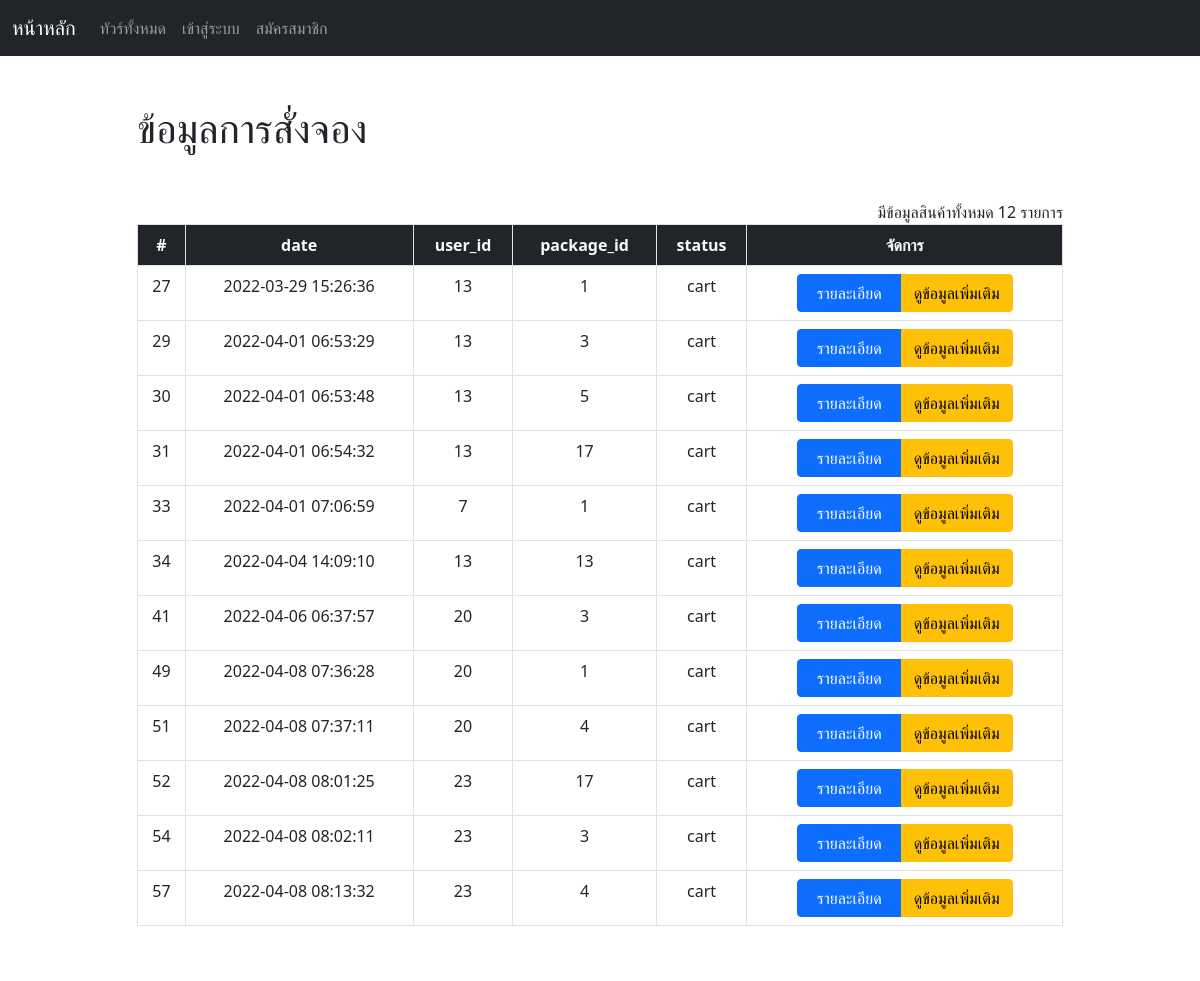
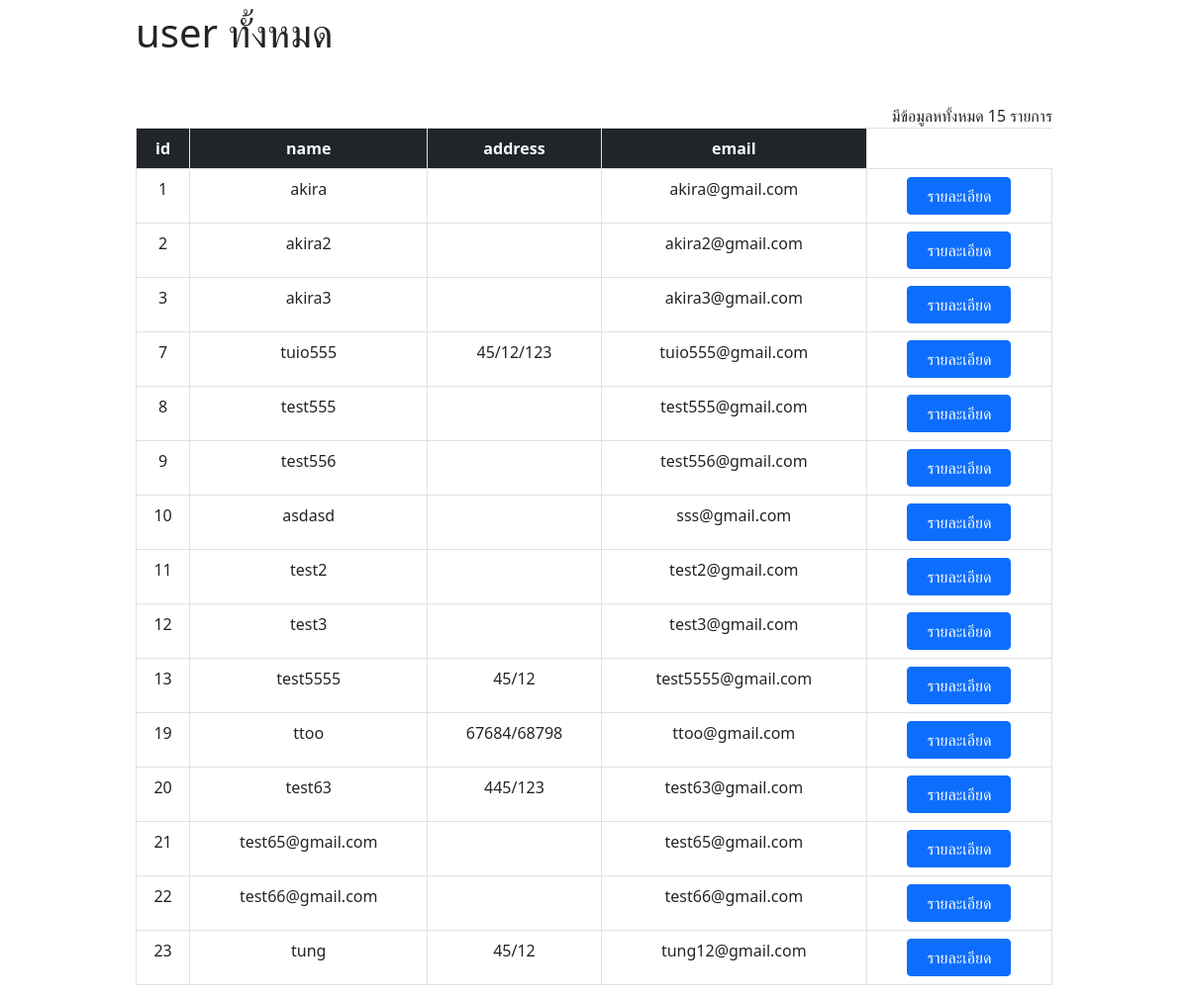
The page /admin-order.php on the database its author committed (2 pictures, top to bottom).
### tables this page shows
CREATE TABLE `tb_order` (
  `order_id` int(11) NOT NULL,
  `date` timestamp NOT NULL DEFAULT current_timestamp() ON UPDATE current_timestamp(),
  `user_id` int(11) NOT NULL,
  `package_id` int(11) NOT NULL,
  `status` enum('cart','complete') NOT NULL DEFAULT 'cart'
);

CREATE TABLE `tb_user` (
  `user_id` int(11) NOT NULL,
  `name` varchar(100) NOT NULL,
  `bdate` date NOT NULL,
  `address` varchar(255) NOT NULL,
  `email` varchar(100) NOT NULL,
  `password` varchar(100) NOT NULL,
  `phone` int(10) NOT NULL,
  `status` tinyint(1) NOT NULL
);

### admin-order.php (the view, shortened to what this page needs)
<?php
    require('./php/connectdb.php');
    require('./header.php');
    $sql = "SELECT * FROM tb_order";
    $result = mysqli_query($conn, $sql);
?>
<!DOCTYPE html>
<html lang="en">
<body>
    <div class="container mt-5">
        <div class="row justify-content-center">
            <div class="col-md-10">
                <h1 class="mb-5">  ข้อมูลการสั่งจอง </h1>
                <span class="float-end" > มีข้อมูลสินค้าทั้งหมด <?php echo mysqli_num_rows($result) ?> รายการ </span>
            </div>
            <div class="col-md-10">
                <div class="table-responsive" >
                    <?php if (mysqli_num_rows($result) > 0): ?>
                    <table class="table table-bordered">
                        <thead>
                        <tr class="text-center text-light bg-dark">
                            <th>#</th>
                            <th>date</th>
                            <th>user_id</th>
                            <th>package_id</th>
                            <th>status</th>
                            <th>จัดการ</th>
                        </tr>
                        </thead>
                        <tbody>
                        <?php while ($row = mysqli_fetch_assoc($result)):?>
                            <tr class="text-center">
                                <td> <?php echo $row['order_id'] ?> </td>
                                <td> <?php echo $row['date'] ?> </td>
                                <td> <?php echo $row['user_id'] ?> </td>
                                <td> <?php echo $row['package_id'] ?> </td>
                                <td> <?php echo $row['status'] ?> </td>
                                <td>
                                    <div class="btn-group">
                                        <button class="btn btn-primary"
                                                data-bs-toggle="modal"
                                                data-bs-target="#my-modal<?php echo $row['package_id'] ?>"
                                                style="width: 105px;"> รายละเอียด </button>
                                        <a href="./admin-form-update.php?id=<?php echo $row['package_id'] ?>" class="btn btn-warning"> ดูข้อมูลเพิ่มเติม </a>
                                    </div>
                                </td>
                            </tr>
                        <?php endwhile; ?>
                        </tbody>
                    </table>
                    <?php
                        else:
                            echo "<p class='mt-5'>ไม่มีข้อมูลในฐานข้อมูล</p>";
                        endif;
                    ?>
                </div>
            </div>
        </div>
    </div>
    <?php
    require('./php/connectdb.php');
    $sql = "SELECT * FROM tb_user";
    $result = mysqli_query($conn, $sql);
?>
<!DOCTYPE html>
<html lang="en">
<body>
    <div class="container mt-5">
        <div class="row justify-content-center">
            <div class="col-md-10">
                <h1 class="mb-5"> user ทั้งหมด </h1>
                <span class="float-end" > มีข้อมูลหทั้งหมด <?php echo mysqli_num_rows($result) ?> รายการ </span>
            </div>
            <div class="col-md-10">
                <div class="table-responsive" >
                    <?php if (mysqli_num_rows($result) > 0): ?>
                    <table class="table table-bordered">
                        <thead>
                        <tr class="text-center text-light bg-dark">
                            <th>id</th>
                            <th>name</th>
                            <th>address</th>
                            <th>email</th>
                        </tr>
                        </thead>
                        <tbody>
                        <?php while ($row = mysqli_fetch_assoc($result)):?>
                            <tr class="text-center">
                                <td> <?php echo $row['user_id'] ?> </td>
                                <td> <?php echo $row['name'] ?> </td>
                                <td> <?php echo $row['address'] ?> </td>
                                <td> <?php echo $row['email'] ?> </td>
                                <td>
                                    <div class="btn-group">
                                        <button class="btn btn-primary"
                                                data-bs-toggle="modal"
                                                data-bs-target="#my-modal<?php echo $row['user_id'] ?>"
                                                style="width: 105px;"> รายละเอียด </button>
                                    </div>
                                </td>
                            </tr>
                        <?php endwhile; ?>
                        </tbody>
                    </table>
                    <?php
                        else:
                            echo "<p class='mt-5'>ไม่มีข้อมูลในฐานข้อมูล</p>";
                        endif;
                    ?>
                </div>
            </div>
        </div>
    </div>
</body>
</html>

### rows shown on the page
tb_order: order_id "27", date "2022-03-29 15:26:36", user "13", package "1", status "cart"
tb_order: order_id "29", date "2022-04-01 06:53:29", user "13", package "3", status "cart"
tb_order: order_id "30", date "2022-04-01 06:53:48", user "13", package "5", status "cart"
tb_order: order_id "31", date "2022-04-01 06:54:32", user "13", package "17", status "cart"
tb_order: order_id "33", date "2022-04-01 07:06:59", user "7", package "1", status "cart"
tb_order: order_id "34", date "2022-04-04 14:09:10", user "13", package "13", status "cart"
tb_order: order_id "41", date "2022-04-06 06:37:57", user "20", package "3", status "cart"
tb_order: order_id "49", date "2022-04-08 07:36:28", user "20", package "1", status "cart"
tb_order: order_id "51", date "2022-04-08 07:37:11", user "20", package "4", status "cart"
tb_order: order_id "52", date "2022-04-08 08:01:25", user "23", package "17", status "cart"
tb_order: order_id "54", date "2022-04-08 08:02:11", user "23", package "3", status "cart"
tb_order: order_id "57", date "2022-04-08 08:13:32", user "23", package "4", status "cart"
tb_user: user_id "1", name "akira", email "akira@gmail.com"
tb_user: user_id "2", name "akira2", email "akira2@gmail.com"
tb_user: user_id "3", name "akira3", email "akira3@gmail.com"
tb_user: user_id "7", name "tuio555", address "45/12/123", email "tuio555@gmail.com"
tb_user: user_id "8", name "test555", email "test555@gmail.com"
tb_user: user_id "9", name "test556", email "test556@gmail.com"
tb_user: user_id "10", name "asdasd", email "sss@gmail.com"
tb_user: user_id "11", name "test2", email "test2@gmail.com"
tb_user: user_id "12", name "test3", email "test3@gmail.com"
tb_user: user_id "13", name "test5555", address "45/12", email "test5555@gmail.com"
tb_user: user_id "19", name "ttoo", address "67684/68798", email "ttoo@gmail.com"
tb_user: user_id "20", name "test63", address "445/123", email "test63@gmail.com"
tb_user: user_id "21", name "test65@gmail.com", email "test65@gmail.com"
tb_user: user_id "22", name "test66@gmail.com", email "test66@gmail.com"
tb_user: user_id "23", name "tung", address "45/12", email "tung12@gmail.com"

### other values the page prints
mysqli_num_rows($result) "12"
mysqli_num_rows($result) "15"
